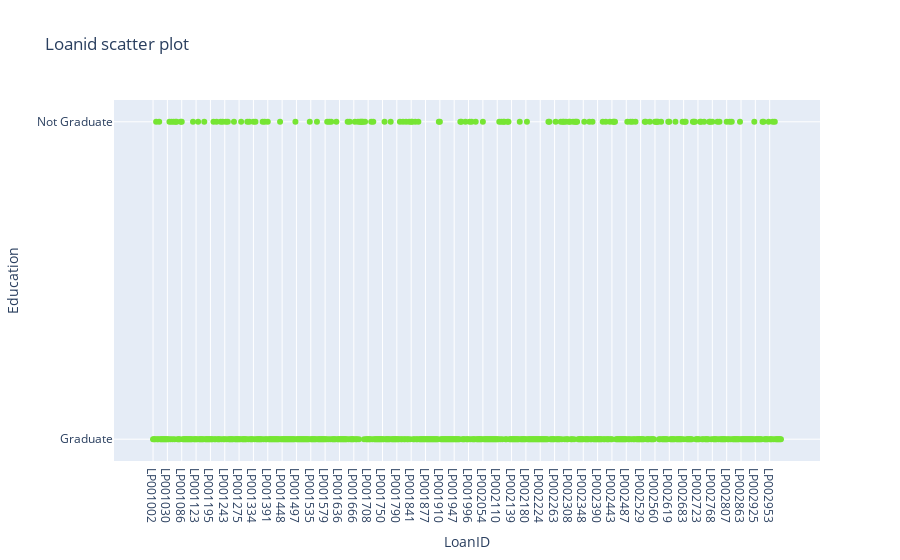

Notebook code cell kept with this figure:
### Code cell
import cufflinks as cf
from plotly.offline import iplot
py.offline.init_notebook_mode(connected=True)
cf.go_offline()
import plotly.io as pio
import plotly.graph_objects as go
q = go.Scatter(x=data1['Loan_ID'],y=data1['Education'],mode='markers',marker={'color':'#76E533'})
layout = go.Layout(title='Loanid scatter plot',
                  xaxis=dict(title='LoanID'),
                  yaxis=dict(title='Education'),
                  hovermode='closest')
figure = go.Figure(data=q,layout=layout)
iplot(figure)

### Figure 1 — Plotly figure (JSON) as saved in the notebook; plotly's stock layout.template omitted (floating-point values rounded to 4 significant figures; data arrays with more than 128 entries replaced by an {"elided": "..."} marker saying what was removed)
{"data": [{"marker": {"color": "#76E533"}, "mode": "markers", "type": "scatter", "x": {"elided": "614 str values"}, "y": {"elided": "614 str values"}}], "layout": {"autosize": true, "hovermode": "closest", "title": {"text": "Loanid scatter plot"}, "xaxis": {"autorange": true, "range": [-37.23, 650.2], "title": {"text": "LoanID"}, "type": "category"}, "yaxis": {"autorange": true, "range": [-0.0867, 1.087], "title": {"text": "Education"}, "type": "category"}}}
